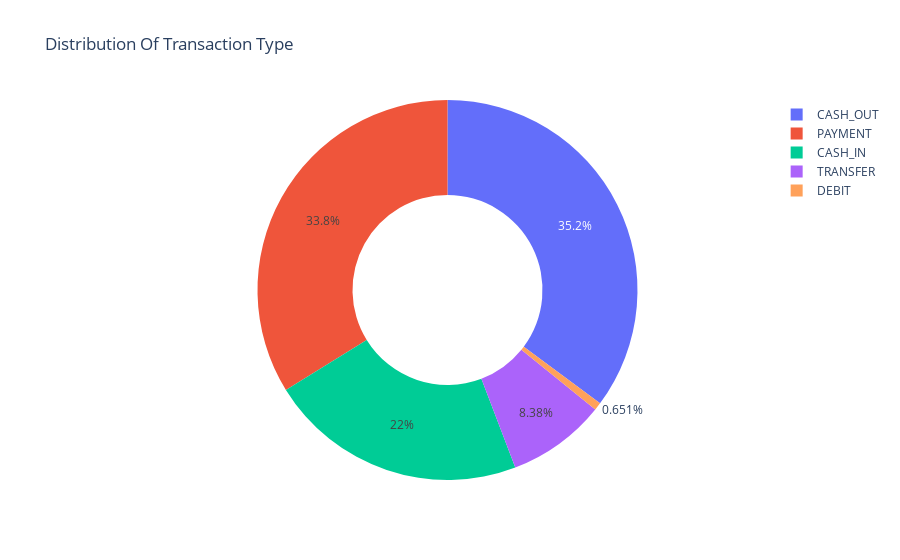

Write notebook code for a chart like this one.
### Code cell
# Visual 
type = data['type'].value_counts() 
transaction = type.index 
quantity  = type.values 
figure = px.pie(data , values=quantity , names=transaction , hole=0.5, title=" Distribution Of Transaction Type")
figure.show()

### Figure 1 — Plotly figure (JSON) as saved in the notebook; plotly's stock layout.template omitted (floating-point values rounded to 4 significant figures)
{"data": [{"domain": {"x": [0, 1], "y": [0, 1]}, "hole": 0.5, "hovertemplate": "label=%{label}<br>value=%{value}<extra></extra>", "labels": ["CASH_OUT", "PAYMENT", "CASH_IN", "TRANSFER", "DEBIT"], "legendgroup": "", "name": "", "showlegend": true, "type": "pie", "values": [2237500, 2151495, 1399284, 532909, 41432]}], "layout": {"legend": {"tracegroupgap": 0}, "title": {"text": " Distribution Of Transaction Type"}}}
